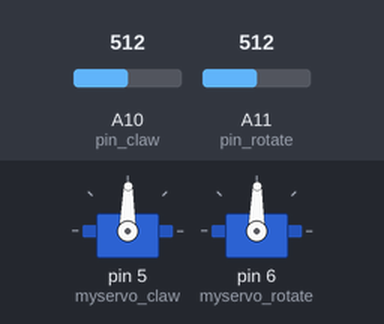
Bench run of a sketch on a simulated Arduino Mega 2560, built with avr-gcc and run on an emulated ATmega2560. On the bench: 2 × servo. The inputs (shaded band) are chosen by the test bench; at power-on: A10 (pin_claw) = 512, A11 (pin_rotate) = 512.

Above: at 1.2 s.
1.3 s: A10 (pin_claw) set to 716
At 2.5 s:
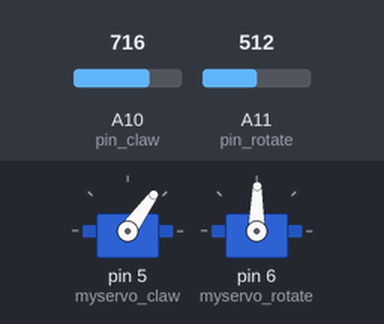
2.8 s: A11 (pin_rotate) set to 716
At 3.1 s:
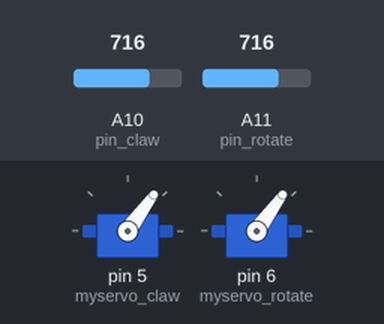
4.3 s: A10 (pin_claw) set to 900
At 5.4 s:
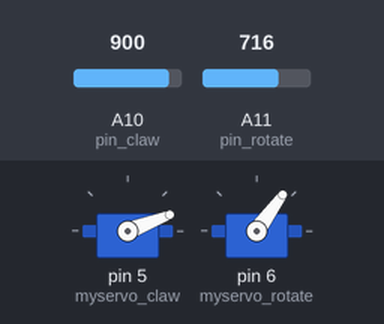
5.8 s: A11 (pin_rotate) set to 900
At 6.6 s:
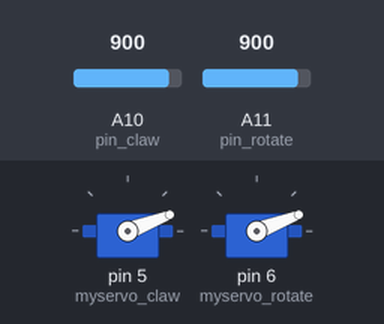
7.3 s: A10 (pin_claw) set to 1023
At 7.8 s:
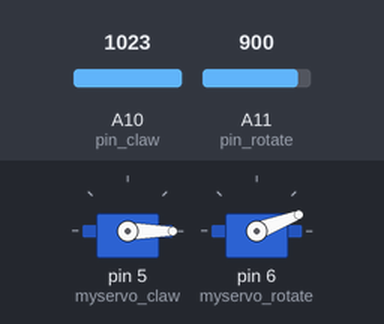
8.8 s: A11 (pin_rotate) set to 1023
At 10.1 s:
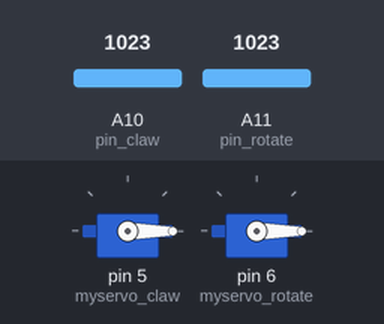
Timing chart, 0 to 11.3 s (numbered marks = the images above; inputs shaded):
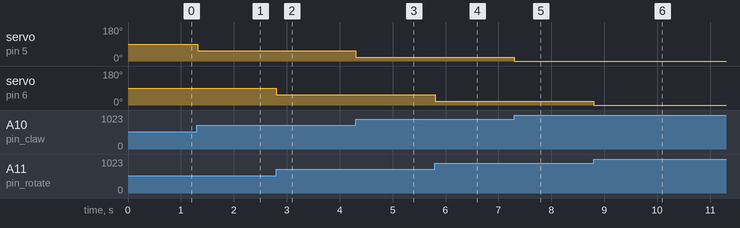

Measured:
- after the input at 1.3 s, servo on pin 5 (myservo_claw): 89° → 54° at once
- after the input at 2.8 s, servo on pin 6 (myservo_rotate): 89° → 54° at once
- after the input at 4.3 s, servo on pin 5 (myservo_claw): 54° → 21° at once
- after the input at 5.8 s, servo on pin 6 (myservo_rotate): 54° → 21° at once
- after the input at 7.3 s, servo on pin 5 (myservo_claw): 21° → 0° at once
- after the input at 8.8 s, servo on pin 6 (myservo_rotate): 21° → 0° at once

The sketch:

code_01_2servos.ino
```cpp
/*
 Controlling a servo position using a potentiometer (variable resistor)
 by Michal Rinott <http://people.interaction-ivrea.it/m.rinott>

 modified on 8 Nov 2013
 by Scott Fitzgerald
 http://www.arduino.cc/en/Tutorial/Knob
*/

#include <Servo.h>

Servo myservo_claw;  // create servo object to control a servo
Servo myservo_rotate;  // create servo object to control a servo

int pin_claw = A10;  // analog pin used to connect the potentiometer
int pin_rotate = A11;  // analog pin used to connect the potentiometer
int val_claw,val_rotate;    // variable to read the value from the analog pin

void setup() {
  myservo_claw.attach(5);  // attaches the servo on pin 9 to the servo object
  myservo_rotate.attach(6);  // attaches the servo on pin 9 to the servo object
}

void loop() {
  val_claw = analogRead(pin_claw);            // reads the value of the potentiometer (value between 0 and 1023)
  val_rotate = analogRead(pin_rotate);            // reads the value of the potentiometer (value between 0 and 1023)
  val_claw = map(val_claw, 1023,0, 0, 180);     // scale it for use with the servo (value between 0 and 180)
  myservo_claw.write(val_claw);                  // sets the servo position according to the scaled value
  val_rotate = map(val_rotate, 1023,0, 0, 180);     // scale it for use with the servo (value between 0 and 180)
  myservo_rotate.write(val_rotate);                  // sets the servo position according to the scaled value
  delay(15);                           // waits for the servo to get there
}
```
